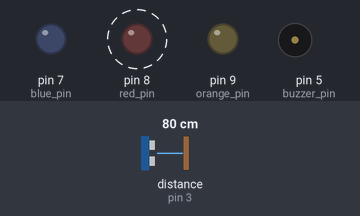
The sketch below on a simulated Arduino Uno, built with avr-gcc and run on an emulated ATmega328P. Parts: output pins drawn as LEDs (lit = HIGH), buzzer (waves = sounding). Wiring (inferred from the names in the program): ultrasonic range finder: trigger pin 2; echo pin 3. Dashed ring = blinking. The inputs (shaded band) are chosen by the test bench; at power-on: distance to the obstacle (sensor on pin 3) 80 cm. The echo pulse lasts 58.3 µs per cm; pins used as bus, display or sensor lines are not drawn.

Above: at 1.8 s.
1.9 s: distance to the obstacle (sensor on pin 3) set to 55 cm
5.4 s: distance to the obstacle (sensor on pin 3) set to 47 cm
At 6.26 s:
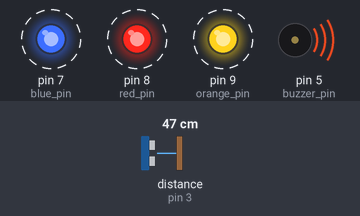
9.5 s: distance to the obstacle (sensor on pin 3) set to 250 cm
At 10.9 s:
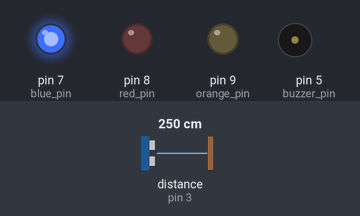
11.3 s: distance to the obstacle (sensor on pin 3) set to 152 cm
12.8 s: distance to the obstacle (sensor on pin 3) set to 146 cm
At 13.2 s:
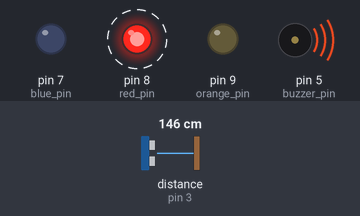
16.8 s: distance to the obstacle (sensor on pin 3) set to 35 cm
At 17.04 s:
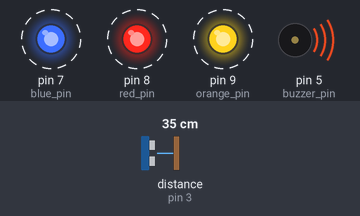
Timing chart, 0 to 21.3 s (numbered marks = the images above; inputs shaded):
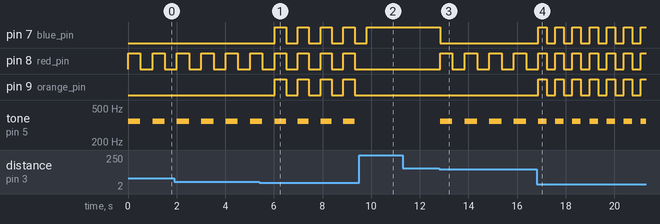

Measured:
- the behaviour switches between 51 and 50 cm on distance to the obstacle (sensor on pin 3) (found by bisection; images 0 and 1)
- the behaviour switches between 150 and 149 cm on distance to the obstacle (sensor on pin 3) (found by bisection; images 2 and 3)
- after the input at 5.4 s, pin 7 (blue_pin), pin 9 (orange_pin): alternates HIGH for 0.47 s and LOW for 0.47 s, starting after 0.63 s
- after the input at 9.5 s, pin 7 (blue_pin): goes on until 9.8 s, then stays HIGH; pin 8 (red_pin), pin 9 (orange_pin): stops changing and stays LOW; tone on pin 5 (buzzer_pin): stops changing and stays silent
- after the input at 11.3 s, every drawn part: stays the same
- after the input at 12.8 s, pin 7 (blue_pin): HIGH → LOW at once; pin 8 (red_pin): alternates HIGH for 0.50 s and LOW for 0.51 s, starting at once; tone on pin 5 (buzzer_pin): alternates 350 Hz for 0.50 s and silent for 0.51 s, starting at once
- after the input at 16.8 s, pin 7 (blue_pin), pin 9 (orange_pin): alternates HIGH for 0.35 s and LOW for 0.35 s, starting after 0.07 s; pin 8 (red_pin): alternates HIGH for 0.35 s and LOW for 0.35 s, starting after 0.42 s; tone on pin 5 (buzzer_pin): alternates 350 Hz for 0.35 s and silent for 0.35 s, starting after 0.42 s
- by itself, pin 8 (red_pin): alternates HIGH for 0.47 s and LOW for 0.47 s
- by itself, tone on pin 5 (buzzer_pin): alternates 350 Hz for 0.47 s and silent for 0.47 s

The sketch:

20127533.ino
```cpp
// C++ code
//
int trig_pin = 2;
int echo_pin = 3;

int buzzer_pin = 5;

int blue_pin = 7;
int red_pin = 8;
int orange_pin = 9;

void setup()
{
  	Serial.begin(9600);
	pinMode(trig_pin, OUTPUT);
  	pinMode(echo_pin, INPUT);

  	pinMode(buzzer_pin, OUTPUT);

  	pinMode(blue_pin, OUTPUT);
  	pinMode(red_pin, OUTPUT);
  	pinMode(orange_pin, OUTPUT);
}

long getDistance(){
 	digitalWrite(trig_pin, LOW);
 	delayMicroseconds(2);
  	digitalWrite(trig_pin, HIGH);
  	delayMicroseconds(10);
  	digitalWrite(trig_pin, LOW);

  	long duration = pulseIn(echo_pin, HIGH);
  	long distance = ceil(0.0343 * duration/2.0);
  	return distance;
}

void loop()
{
  int distance = getDistance();
  if(distance >= 150){
    digitalWrite(blue_pin, HIGH);
    digitalWrite(red_pin, LOW);
    digitalWrite(orange_pin, LOW);
    noTone(buzzer_pin);
    delay(100);
  }

  if(distance > 50 && distance < 150){
    digitalWrite(blue_pin, LOW);
    digitalWrite(red_pin, HIGH);
    digitalWrite(orange_pin, LOW);
	tone(buzzer_pin, 350,500);
    delay(500);
    digitalWrite(red_pin, LOW);
    delay(500);
  }
  if (distance <= 50){
    digitalWrite(blue_pin, HIGH);
    digitalWrite(red_pin, HIGH);
    digitalWrite(orange_pin, HIGH);
    tone(buzzer_pin, 350, distance*10);
    delay(distance*10);
    digitalWrite(blue_pin, LOW);
    digitalWrite(red_pin, LOW);
    digitalWrite(orange_pin, LOW);
    delay(distance*10);
  }
}
```
